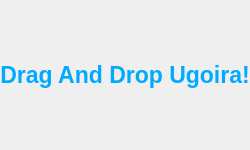
<?xml version="1.0" encoding="UTF-8"?>
<ui version="4.0">
 <class>UgoiraView</class>
 <widget class="QWidget" name="UgoiraView">
  <property name="geometry">
   <rect>
    <x>0</x>
    <y>0</y>
    <width>250</width>
    <height>150</height>
   </rect>
  </property>
  <property name="minimumSize">
   <size>
    <width>250</width>
    <height>150</height>
   </size>
  </property>
  <property name="windowTitle">
   <string>UgoiraPlay Qt6</string>
  </property>
  <layout class="QGridLayout" name="gridLayout">
   <property name="leftMargin">
    <number>0</number>
   </property>
   <property name="topMargin">
    <number>0</number>
   </property>
   <property name="rightMargin">
    <number>0</number>
   </property>
   <property name="bottomMargin">
    <number>0</number>
   </property>
   <item row="0" column="0">
    <widget class="QLabel" name="render_label">
     <property name="sizePolicy">
      <sizepolicy hsizetype="Expanding" vsizetype="Expanding">
       <horstretch>0</horstretch>
       <verstretch>0</verstretch>
      </sizepolicy>
     </property>
     <property name="font">
      <font>
       <pointsize>17</pointsize>
       <weight>75</weight>
       <bold>true</bold>
      </font>
     </property>
     <property name="styleSheet">
      <string notr="true">color: rgb(0, 170, 255);</string>
     </property>
     <property name="text">
      <string>Drag And Drop Ugoira!</string>
     </property>
     <property name="alignment">
      <set>Qt::AlignCenter</set>
     </property>
    </widget>
   </item>
  </layout>
 </widget>
 <resources/>
 <connections/>
</ui>
